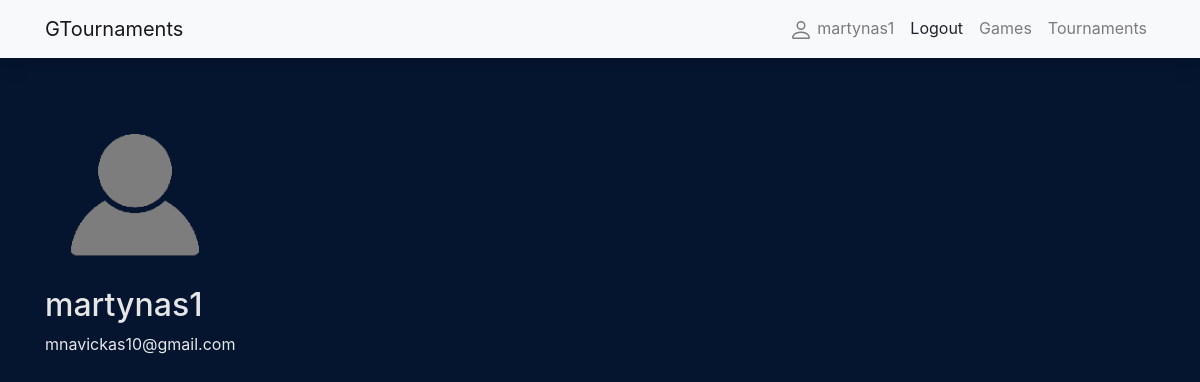
The app's page /tournaments/profile/ (signed in), older data.
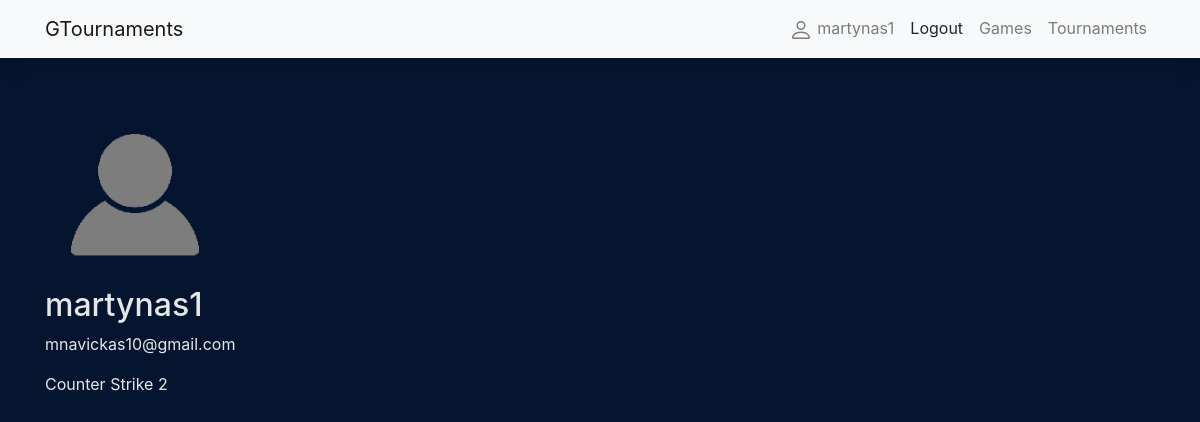
The same page, newer data.
### tournaments/models.py (models this page shows, shortened)
class FavouriteGame(models.Model):
    profile = models.ForeignKey(Profile, on_delete=models.CASCADE)
    game = models.ForeignKey(Game, on_delete=models.CASCADE)
    class Meta:
        unique_together = ('profile', 'game')

class Game(models.Model):
    game_picture = models.ImageField(upload_to="game_pics", default="game.png")
    name = models.CharField("name", max_length=100)
    description = models.TextField()
    release_date = models.DateField()
    def __str__(self):
        return self.name

### tournaments/views.py (the view, shortened to what this page needs)
# urls.py: path('profile/', views.get_user_profile, name='user-profile'),
@login_required()
@csrf_protect
def get_user_profile(request):
    profile = get_object_or_404(Profile, user=request.user)
    if request.method == "GET":
        p_form = ProfleUpdateForm(instance=request.user.profile)
        u_form = UserUpdateForm(instance=request.user)
        context = {
            "p_form": p_form,
            "u_form": u_form,
            "profile": profile,
        }
    return render(request, "profile.html", context=context)

### tournaments/templates/profile.html
{% extends 'base.html' %}
{% block content %}
{% load crispy_forms_tags %}
<div>
    <img class="rounded-circle" src="{{ user.profile.profile_picture.url }}" style="width: 180px; height: 180px; object-fit: cover; border-radius: 5px;"/>
    <h2>{{ user.username }}</h2>
    <p>{{ user.email }}</p>
</div>
{% for game in profile.favouritegame_set.all %}
<p>{{ game.game }}</p>
{% endfor %}
{% endblock %}

Row changes from the older to the newer data that the page shows:
added FavouriteGame: game "Counter Strike 2"
